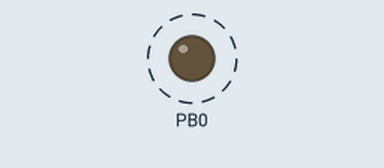
This program was run on a simulated ATmega328P, built with avr-gcc and emulated at 16 MHz. Shown: output pins drawn as LEDs (lit = HIGH). Dashed ring = blinking.

Above: at 0.5 s.
Timing chart, 0 to 4.8 s (numbered marks = the images above):
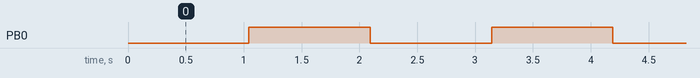

Measured:
- by itself, PB0: alternates HIGH for 1.0 s and LOW for 1.0 s

The program:

main.c
```c
/*
 * TimerInterrupt.c
 *
 * Created: 3/21/2024 6:45:54 AM
 * Author : MSI
 */
#define F_CPU 16000000UL
#include <avr/io.h>
#include <avr/interrupt.h>


volatile int toggle = 1;

int main(void)
{
	//Make portB pin 0 output
		DDRB |= 0B00000001;
	//Setting the timer counter register to 3037
		TCNT1L = 0B11011101;
		TCNT1H = 0B00001011;

	//Setting normal mode of operation and pre-scaler
		TCCR1A &= 0B11111100;
		TCCR1B |= 0B00000100;
		TCCR1B &= 0B11100100;
	//Enabling Timer interrupt
		TIMSK1 |= 0B00000001;

	//Enabling the Global interrupt
		sei();
	//
    /* Replace with your application code */
    while (1)
    {
    }
}
ISR(TIMER1_OVF_vect){
	if(toggle){
		//light the led
		PORTB |= 0B00000001;
		TIFR1 &= 0B11111110;
	}else{
		PORTB &= 0B11111110;
		TIFR1 &= 0B11111110;
	}
	toggle = 1- toggle;
}
```
